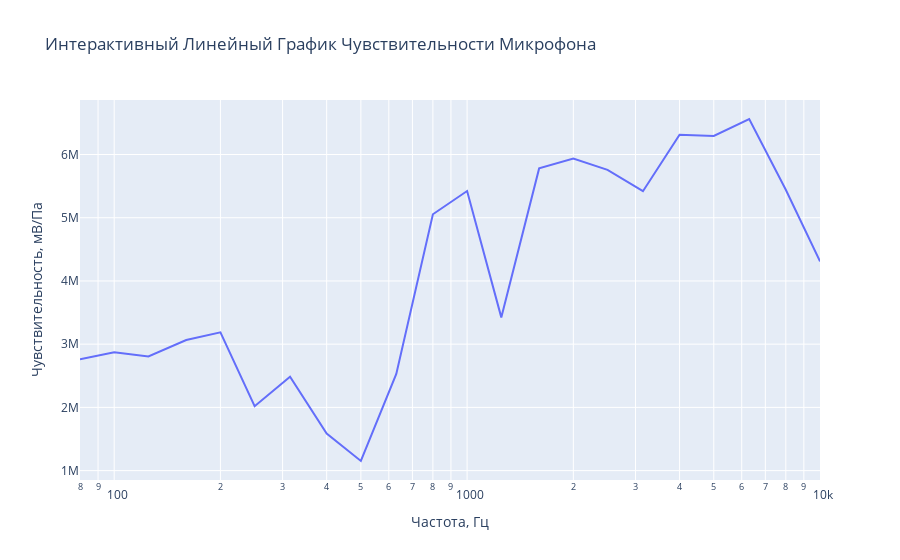

Here is the notebook cell this chart was saved with:
### Code cell
import plotly.express as px
import pandas as pd
# Пример твоих массивов X и Y
x_data = center_freqs
y_data = amplitudes_microphone

# Создаем DataFrame
df = pd.DataFrame({
    "Частота, Гц": x_data,
    "Чувствительность, мВ/Па": y_data
})
fig = px.line(
    df,
    x = "Частота, Гц",
    y = "Чувствительность, мВ/Па",
    title = 'Интерактивный Линейный График Чувствительности Микрофона',
    log_x=True,
#    log_x=True
)

# Отображение графика
fig.show()

### Figure 1 — Plotly figure (JSON) as saved in the notebook; plotly's stock layout.template omitted (floating-point values rounded to 4 significant figures)
{"data": [{"hovertemplate": "Частота, Гц=%{x}<br>Чувствительность, мВ/Па=%{y}<extra></extra>", "legendgroup": "", "line": {"color": "#636efa", "dash": "solid"}, "marker": {"symbol": "circle"}, "mode": "lines", "name": "", "orientation": "v", "showlegend": false, "type": "scatter", "x": [80, 100, 125, 160, 200, 250, 315, 400, 500, 630, 800, 1000, 1250, 1600, 2000, 2500, 3150, 4000, 5000, 6300, 8000, 10000], "xaxis": "x", "y": [2759000.0, 2873000.0, 2807000.0, 3065000.0, 3187000.0, 2019000.0, 2486000.0, 1587000.0, 1152000.0, 2530000.0, 5055000.0, 5422000.0, 3424000.0, 5780000.0, 5937000.0, 5757000.0, 5419000.0, 6312000.0, 6294000.0, 6562000.0, 5442000.0, 4309000.0], "yaxis": "y"}], "layout": {"legend": {"tracegroupgap": 0}, "title": {"text": "Интерактивный Линейный График Чувствительности Микрофона"}, "xaxis": {"anchor": "y", "domain": [0, 1], "title": {"text": "Частота, Гц"}, "type": "log"}, "yaxis": {"anchor": "x", "domain": [0, 1], "title": {"text": "Чувствительность, мВ/Па"}}}}
